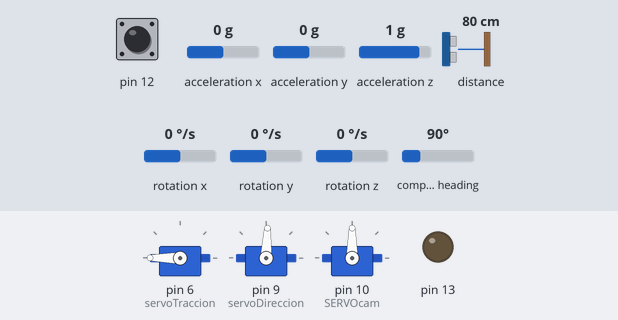
Recording of a sketch running on a simulated Arduino Uno, built with avr-gcc and run on an emulated ATmega328P. On the bench: 3 × servo, output pins drawn as LEDs (lit = HIGH). The inputs (shaded band) are chosen by the test bench; at power-on: distance to the obstacle 80 cm, pin 12 HIGH, acceleration x 0 g, acceleration y 0 g, acceleration z 1 g, rotation x 0 °/s, rotation y 0 °/s, rotation z 0 °/s, compass heading 90°. The echo pulse lasts 58.3 µs per cm.

Above: at 1.2 s.
1.3 s: distance to the obstacle set to 8 cm
2.8 s: distance to the obstacle set to 5 cm
At 3.6 s:
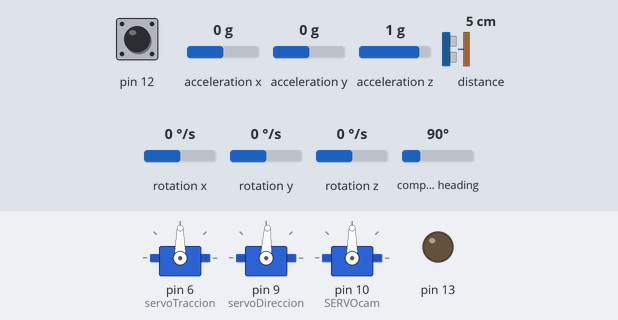
At 4.9 s:
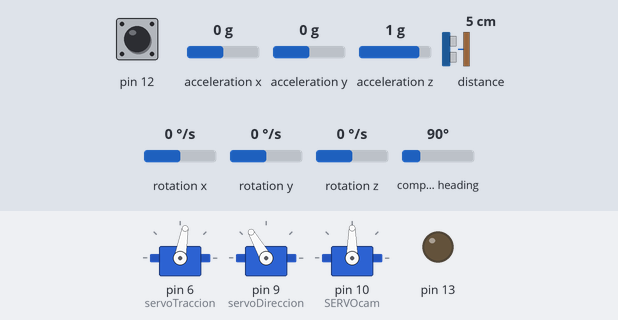
Timing chart, 0 to 6.4 s (numbered marks = the images above; inputs shaded):
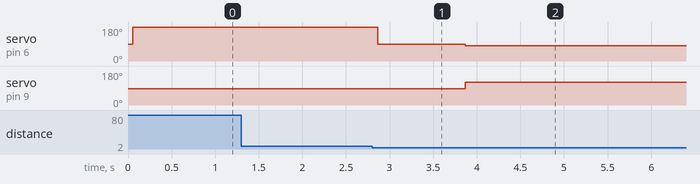

The sketch:

SEGUIDOR_V1.12.ino
```cpp
//
#include <Wire.h>
#include <LSM303.h>// 0x1E: Es el Magnetómetro (brújula) del LSM303DLHC.
                    //0x19: Es el Acelerómetro del LSM303DLHC.
                    //0x69: Es el Giroscopio (probablemente un L3GD20 o similar, que suele acompañar al LSM303 en los módulos 10 DOF).
LSM303 compass;


#include <HCSR04.h>
HCSR04 hc(2, new int[4]{3, 4, 5, 7}, 4); //initialisation class HCSR04 (trig pin , echo pin, number of sensor)

#include <Servo.h>
Servo servoTraccion;
Servo servoDireccion;
Servo SERVOcam;
int i=0;
int dir=80;
int distDE=15;  // SENSOR 0 derecho
int distFR=110; // SENSOR 1 frontal
int distIZ=15;  // SENSOR 2 izquierdo
int distTR=15;  // SENSOR 3 trasero
int Izda=120;
int Dcha=60;
int Recto=87;
int Para=90;
int Avanza=0;
int Retrocede=180;


void setup()
{ Serial.begin(9600);
Wire.begin();
compass.init();
compass.enableDefault();
  compass.m_min = (LSM303::vector<int16_t>){-32767, -32767, -32767};
  compass.m_max = (LSM303::vector<int16_t>){+32767, +32767, +32767};

pinMode (12, INPUT);
pinMode (13, OUTPUT);


servoTraccion.attach(6);  // 0 AVANZA   90 STOP    180 RETROCEDE
servoDireccion.attach(9);  // 52 DCHA   87 RECTO   122 IZDA
SERVOcam.attach(10);      // 0 DCHA   90 RECTO   180 IZDA
servoTraccion.write(Para);
servoDireccion.write(Recto);
SERVOcam.write(90);

while (digitalRead(12) == LOW) {
    digitalWrite(13, HIGH);
    delay(100);
    digitalWrite(13, LOW);
    delay(100);
  }

 }

void desaparcaIzda(){
distTR = hc.dist(3);
  delay(50);

    if (distTR > 6) {
        servoTraccion.write(Retrocede);
    }
    else {
          servoTraccion.write(Para);
          delay(1000);}

if (distTR < 7) {
        girar90Izquierda();
    }
}

void girar90Izquierda() {

  compass.read();
  float rumboAntesDeGirar = compass.heading();
  if (rumboAntesDeGirar < 0) rumboAntesDeGirar += 360;

  float rumboDeseado = rumboAntesDeGirar - 90;
  if (rumboDeseado < 0) rumboDeseado += 360;

  float error = 90;

  while (abs(error) > 3) {
    compass.read();
    float actual = compass.heading();
    if (actual < 0) actual += 360;

    error = rumboDeseado - actual;

    if (error > 180) error -= 360;
    if (error < -180) error += 360;

    servoDireccion.write(Izda);
    servoTraccion.write(80);
  }

  servoDireccion.write(Recto);
  servoTraccion.write(Para);
}


void giroCCW(){
 servoTraccion.write(0);
   servoDireccion.write(dir);

distIZ=hc.dist(2);// SENSOR 2 izquierdo
delay(30);
distFR=hc.dist(1);// SENSOR 1 frontal
delay(30);

if (distFR>20)
{
dir=(80+3*(-15+distIZ)); //15 es la distancia a la pared y *3 es el factor de coreección de la dirección
}

else {
  while (distIZ>15)
    {dir=60;
    servoDireccion.write(dir);
    distFR=hc.dist(2);// SENSOR 2 izquierdo
    delay(30);}
    }

dir = constrain(dir, 60, 100);// 40 DCHA   80 RECTO   120 IZDA

servoDireccion.write(dir);// 40 DCHA   80 RECTO   120 IZDA
/*
Serial.print("dist=");
Serial.print(distIZ);
Serial.print("    dir=");
Serial.println(dir);*/
}


void loop()
{
  desaparcaIzda();

}
```

Measured:
- the behaviour switches between 7 and 6 cm on distance to the obstacle (found by bisection; images 0 and 1)
- after the input at 1.3 s, every drawn part: stays the same
- after the input at 2.8 s, servo on pin 6 (servoTraccion): 180° → 90° after 0.06 s, → 80° 1.0 s later; servo on pin 9 (servoDireccion): 87° → 120° after 1.1 s
